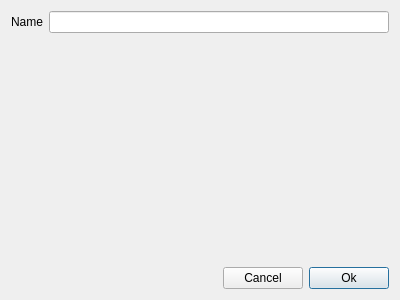
<?xml version="1.0" encoding="UTF-8"?>
<ui version="4.0">
 <class>EditNodeNameO</class>
 <widget class="QDialog" name="EditNodeNameO">
  <property name="geometry">
   <rect>
    <x>0</x>
    <y>0</y>
    <width>400</width>
    <height>300</height>
   </rect>
  </property>
  <layout class="QGridLayout" name="gridLayout_3">
   <item row="2" column="2">
    <widget class="QPushButton" name="pBtnCancel">
     <property name="sizePolicy">
      <sizepolicy hsizetype="Fixed" vsizetype="Fixed">
       <horstretch>0</horstretch>
       <verstretch>0</verstretch>
      </sizepolicy>
     </property>
     <property name="text">
      <string>Cancel</string>
     </property>
    </widget>
   </item>
   <item row="0" column="0">
    <widget class="QLabel" name="labName">
     <property name="sizePolicy">
      <sizepolicy hsizetype="Fixed" vsizetype="Preferred">
       <horstretch>0</horstretch>
       <verstretch>0</verstretch>
      </sizepolicy>
     </property>
     <property name="text">
      <string>Name</string>
     </property>
     <property name="buddy">
      <cstring>lineName</cstring>
     </property>
    </widget>
   </item>
   <item row="2" column="3">
    <widget class="QPushButton" name="pBtnOk">
     <property name="sizePolicy">
      <sizepolicy hsizetype="Fixed" vsizetype="Fixed">
       <horstretch>0</horstretch>
       <verstretch>0</verstretch>
      </sizepolicy>
     </property>
     <property name="text">
      <string>Ok</string>
     </property>
     <property name="default">
      <bool>true</bool>
     </property>
    </widget>
   </item>
   <item row="2" column="0" colspan="2">
    <spacer name="horizontalSpacer">
     <property name="orientation">
      <enum>Qt::Orientation::Horizontal</enum>
     </property>
     <property name="sizeHint" stdset="0">
      <size>
       <width>111</width>
       <height>20</height>
      </size>
     </property>
    </spacer>
   </item>
   <item row="0" column="1" colspan="3">
    <widget class="LineEdit" name="lineName">
     <property name="sizePolicy">
      <sizepolicy hsizetype="Expanding" vsizetype="Fixed">
       <horstretch>0</horstretch>
       <verstretch>0</verstretch>
      </sizepolicy>
     </property>
    </widget>
   </item>
   <item row="1" column="0" colspan="4">
    <widget class="QLabel" name="label">
     <property name="font">
      <font>
       <pointsize>16</pointsize>
      </font>
     </property>
     <property name="text">
      <string/>
     </property>
     <property name="alignment">
      <set>Qt::AlignmentFlag::AlignCenter</set>
     </property>
    </widget>
   </item>
  </layout>
 </widget>
 <customwidgets>
  <customwidget>
   <class>LineEdit</class>
   <extends>QLineEdit</extends>
   <header location="global">widget/lineedit.h</header>
  </customwidget>
 </customwidgets>
 <tabstops>
  <tabstop>lineName</tabstop>
  <tabstop>pBtnOk</tabstop>
  <tabstop>pBtnCancel</tabstop>
 </tabstops>
 <resources/>
 <connections>
  <connection>
   <sender>pBtnCancel</sender>
   <signal>clicked()</signal>
   <receiver>EditNodeNameO</receiver>
   <slot>reject()</slot>
   <hints>
    <hint type="sourcelabel">
     <x>358</x>
     <y>495</y>
    </hint>
    <hint type="destinationlabel">
     <x>260</x>
     <y>492</y>
    </hint>
   </hints>
  </connection>
  <connection>
   <sender>pBtnOk</sender>
   <signal>clicked()</signal>
   <receiver>EditNodeNameO</receiver>
   <slot>accept()</slot>
   <hints>
    <hint type="sourcelabel">
     <x>425</x>
     <y>506</y>
    </hint>
    <hint type="destinationlabel">
     <x>101</x>
     <y>492</y>
    </hint>
   </hints>
  </connection>
 </connections>
</ui>
